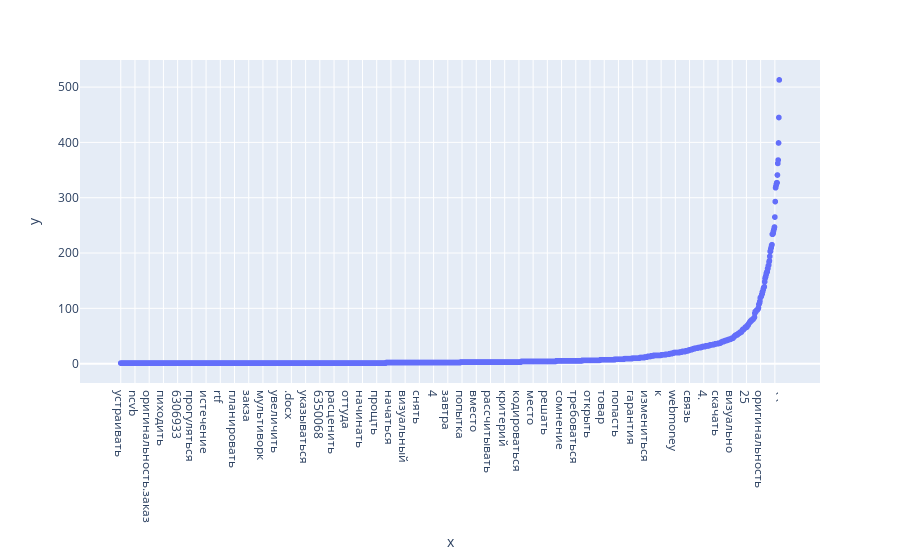

Notebook code cell kept with this figure:
### Code cell
sortedd = dict(sorted(all_uniq_w.items(), key=lambda item: item[1]))
fig = px.scatter(x=sortedd.keys(), y=sortedd.values())
fig.show()

### Figure 1 — Plotly figure (JSON) as saved in the notebook; plotly's stock layout.template omitted (floating-point values rounded to 4 significant figures; data arrays with more than 128 entries replaced by an {"elided": "..."} marker saying what was removed)
{"data": [{"hovertemplate": "x=%{x}<br>y=%{y}<extra></extra>", "legendgroup": "", "marker": {"color": "#636efa", "symbol": "circle"}, "mode": "markers", "name": "", "showlegend": false, "type": "scattergl", "x": {"elided": "1807 str values"}, "xaxis": "x", "y": {"elided": "1807 int values"}, "yaxis": "y"}], "layout": {"legend": {"tracegroupgap": 0}, "margin": {"t": 60}, "xaxis": {"anchor": "y", "domain": [0, 1], "title": {"text": "x"}}, "yaxis": {"anchor": "x", "domain": [0, 1], "title": {"text": "y"}}}}
